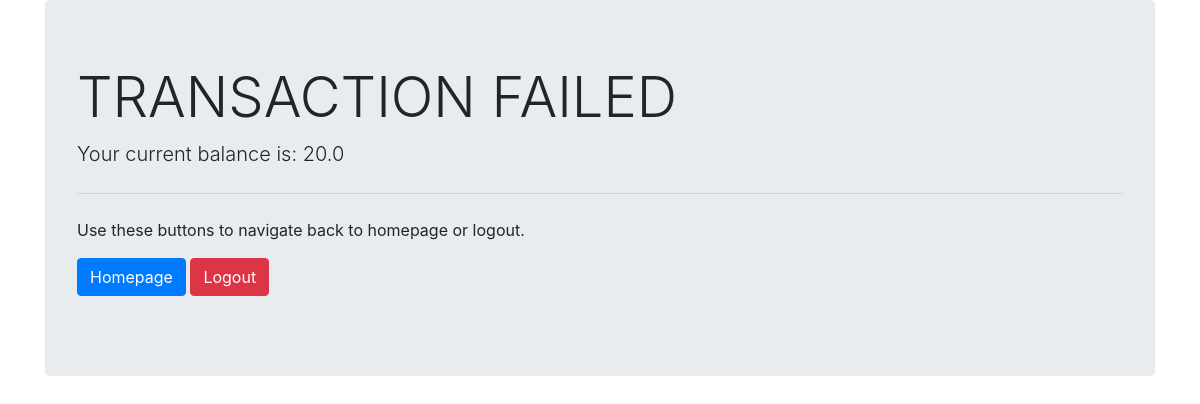
The page /committee/payment/1/ (signed in) on the database as committed earlier.
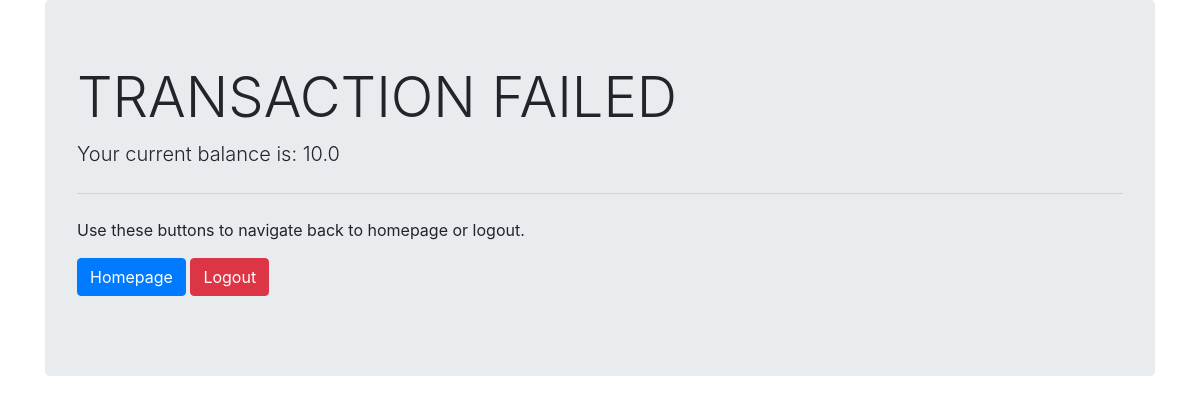
The same page on the database as committed later.
### student/models.py (models this page shows, shortened)
class Student(models.Model):
	BRANCH = (
		('COMP', 'COMP'),
		('IT', 'IT'),
		('EXTC', 'EXTC'),
		('ETRX', 'ETRX'),
		('MCA', 'MCA'),
		('MTECH-CS','MTECH-CS'),
		('MTECH-EXTC','MTECH-EXTC'),
		('PHD-CS','PHD-CS'),
		('PHD-EXTC','PHD-EXTC'),
	)
	is_student = models.BooleanField(default=True)
	user = models.OneToOneField(User,null=True,blank=True,on_delete=models.CASCADE,related_name="student")
	name = models.CharField(max_length=50,null=True)
	phone = models.CharField(max_length=10,null=True,blank=True)
	spitcoin = models.FloatField(default=0)
	email = models.EmailField(null=False)
	profile_pic = models.ImageField(null=True, blank = True)
	year = models.IntegerField(default=1)
	uid = models.CharField(max_length=10,null=True,blank=True)
	branch = models.CharField(max_length=10,null=True,choices=BRANCH)
	dob = models.DateField(null=True)

### committee/views.py (the view)
# urls.py: path('payment/<str:pk>/', views.payment, name='payment'),
def payment(request,pk):
    output=''
    user = request.user
    student = Student.objects.get(user=request.user)
    event = Events.objects.get(id=pk)
    if (student.spitcoin - event.cost>0) :
        event.name.balance += event.cost
        student.spitcoin -= event.cost
        event.paid.add(student)
        student.save()
        event.name.save()
        event.save()
        output = 'TRANSACTION SUCESSFUL'
        print("\n\n\n\n OK success!")
    else:
        output = 'TRANSACTION FAILED'
        print('\n\n\n\npayment failed')
    params = {'output':output,'balance':student.spitcoin}
    return render(request,'committee/payment.html',params)

### committee/templates/committee/payment.html (shortened to what this page needs)
<!DOCTYPE html>
<html>
<head>
		<link rel="stylesheet" href="https://cdn.jsdelivr.net/npm/bootstrap@4.5.3/dist/css/bootstrap.min.css">
</head>
<body>
	<div class="container">
<div class="jumbotron">
  <h1 class="display-4">{{output}}</h1>
  <p class="lead">Your current balance is: {{balance}}</p>
  <hr class="my-4">
  <p>Use these buttons to navigate back to homepage or logout.</p>
  <a href="{% url 'apna-student' %}" ><button class="btn btn-primary">Homepage</button></a>
<a href="{% url 'student-logout' %}" ><button class="btn btn-danger">Logout</button></a>
</div>
</div>
</body>
</html>

Rows that differ between the two databases and show on the page:
changed Student: spitcoin "20.0" → "10.0"
